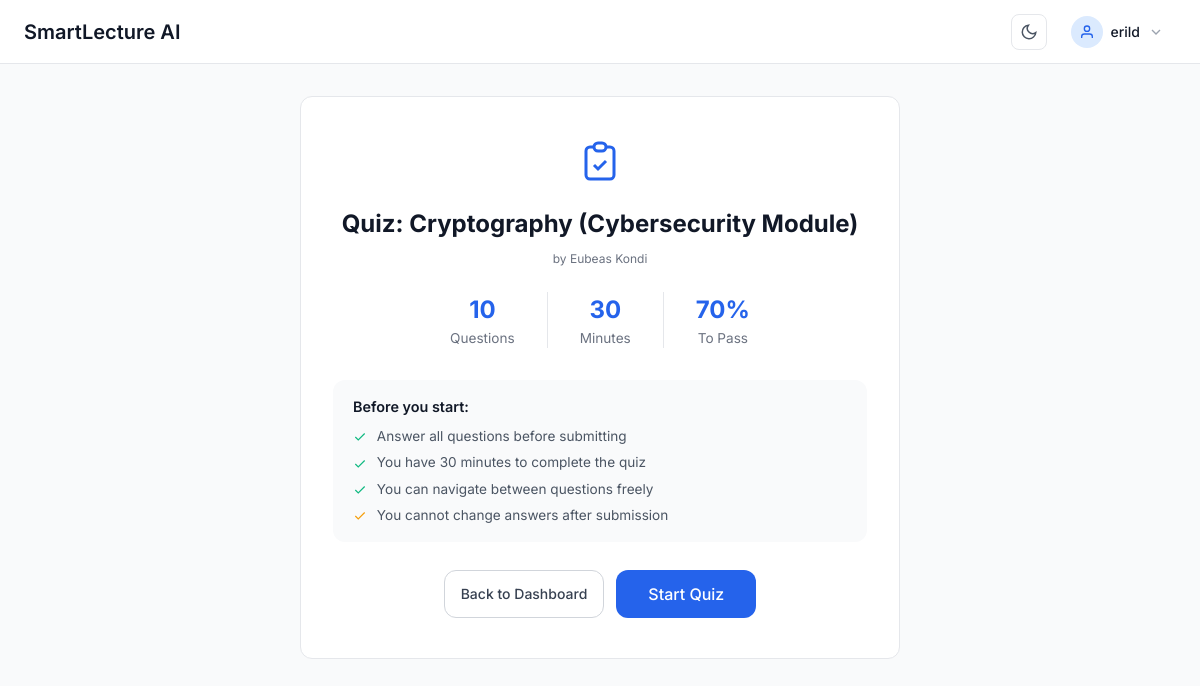
Page /student/quiz/5/preview/ (signed in) on the committed database.
### quiz_app/models.py (models this page shows, shortened)
class User(AbstractUser):
    ROLE_CHOICES = [
        ('teacher', 'Teacher'),
        ('student', 'Student'),
    ]
    email = models.EmailField(unique=True)  # ✅ add this
    role = models.CharField(max_length=10, choices=ROLE_CHOICES)
    security_question = models.CharField(
        max_length=32, choices=SECURITY_QUESTIONS, blank=True, default=''
    )
    security_answer_hash = models.CharField(max_length=255, blank=True, default='')
    class Meta:
        db_table = 'users'

class Quiz(models.Model):
    STATUS_CHOICES = [
        ('draft', 'Draft'),
        ('published', 'Published'),
    ]
    title = models.CharField(max_length=255)
    teacher = models.ForeignKey(User, on_delete=models.CASCADE, related_name='quizzes')
    status = models.CharField(max_length=10, choices=STATUS_CHOICES, default='draft')
    time_limit = models.IntegerField(default=30, help_text='Time limit in minutes')
    pass_percentage = models.IntegerField(default=70, help_text='Minimum percentage to pass')
    access_code = models.CharField(max_length=6, unique=True, null=True, blank=True)
    share_token = models.CharField(max_length=12, unique=True, null=True, blank=True)
    created_at = models.DateTimeField(auto_now_add=True)
    updated_at = models.DateTimeField(auto_now=True)
    class Meta:
        db_table = 'quizzes'
        ordering = ['-created_at']
        verbose_name_plural = 'Quizzes'

### quiz_app/views.py (the view)
# urls.py: path("quiz/<int:quiz_id>/preview/", views.quiz_preview, name="quiz_preview"),
@login_required
def quiz_preview(request, quiz_id):
    role = (getattr(request.user, "role", "") or "").lower()
    if role != "student" and not request.user.is_superuser:
        return redirect("teacher:dashboard")
    quiz = get_object_or_404(Quiz, id=quiz_id, status="published")
    question_count = quiz.questions.count()
    previous_attempts = QuizAttempt.objects.filter(
        quiz=quiz, student=request.user
    ).order_by("-started_at")[:5]
    return render(request, "student/quiz_preview.html", {
        "show_sidebar": False,
        "quiz": quiz,
        "question_count": question_count,
        "previous_attempts": previous_attempts,
    })

### templates/student/quiz_preview.html (shortened to what this page needs)
{% extends 'base.html' %}
{% load static %}
{% block content %}
<div class="page-container" style="max-width: 600px; margin: 0 auto;">
    <div class="card" style="padding: 40px 32px; text-align: center; margin-bottom: 24px;">
        <svg width="48" height="48" viewBox="0 0 24 24" fill="none" stroke="var(--color-primary)" stroke-width="1.5" style="margin-bottom: 16px;">
            <path d="M9 5H7a2 2 0 0 0-2 2v12a2 2 0 0 0 2 2h10a2 2 0 0 0 2-2V7a2 2 0 0 0-2-2h-2"></path>
            <rect x="9" y="3" width="6" height="4" rx="2"></rect>
            <path d="M9 14l2 2 4-4"></path>
        </svg>
        <h2 style="font-size: 1.5rem; font-weight: 700; margin-bottom: 8px;">{{ quiz.title }}</h2>
        <p class="text-muted" style="margin-bottom: 24px;">by {{ quiz.teacher.get_full_name|default:quiz.teacher.username }}</p>
        <div style="display: flex; justify-content: center; gap: 32px; margin-bottom: 32px;">
            <div>
                <div style="font-size: 1.5rem; font-weight: 700; color: var(--color-primary);">{{ question_count }}</div>
                <div class="text-muted" style="font-size: 0.85rem;">Questions</div>
            </div>
            <div>
                <div style="font-size: 1.5rem; font-weight: 700; color: var(--color-primary);">{{ quiz.time_limit }}</div>
                <div class="text-muted" style="font-size: 0.85rem;">Minutes</div>
            </div>
            <div>
                <div style="font-size: 1.5rem; font-weight: 700; color: var(--color-primary);">{{ quiz.pass_percentage }}%</div>
                <div class="text-muted" style="font-size: 0.85rem;">To Pass</div>
            </div>
        </div>
        <div style="text-align: left; background: var(--color-gray-50); border-radius: var(--border-radius-lg); padding: 16px 20px; margin-bottom: 28px;">
            <p style="font-weight: 600; font-size: 0.9rem; margin-bottom: 8px;">Before you start:</p>
            <ul style="list-style: none; padding: 0; display: flex; flex-direction: column; gap: 6px; font-size: 0.85rem; color: var(--color-gray-600);">
                <li>
                    <svg width="14" height="14" viewBox="0 0 24 24" fill="none" stroke="var(--color-success)" stroke-width="2" style="vertical-align: middle; margin-right: 6px;"><polyline points="20 6 9 17 4 12"></polyline></svg>
                    Answer all questions before submitting
                </li>
                <li>
                    <svg width="14" height="14" viewBox="0 0 24 24" fill="none" stroke="var(--color-success)" stroke-width="2" style="vertical-align: middle; margin-right: 6px;"><polyline points="20 6 9 17 4 12"></polyline></svg>
                    You have {{ quiz.time_limit }} minutes to complete the quiz
                </li>
                <li>
                    <svg width="14" height="14" viewBox="0 0 24 24" fill="none" stroke="var(--color-success)" stroke-width="2" style="vertical-align: middle; margin-right: 6px;"><polyline points="20 6 9 17 4 12"></polyline></svg>
                    You can navigate between questions freely
                </li>
                <li>
                    <svg width="14" height="14" viewBox="0 0 24 24" fill="none" stroke="var(--color-warning)" stroke-width="2" style="vertical-align: middle; margin-right: 6px;"><polyline points="20 6 9 17 4 12"></polyline></svg>
                    You cannot change answers after submission
                </li>
            </ul>
        </div>
        <div style="display: flex; gap: 12px; justify-content: center;">
            <a href="{% url 'student:dashboard' %}" class="btn btn-outline">Back to Dashboard</a>
            <a href="{% url 'student:quiz' quiz.id %}" class="btn btn-primary" style="padding: 12px 32px; font-size: 1rem;">
                Start Quiz
            </a>
        </div>
    </div>
</div>
{% endblock %}

### templates/components/navbar.html (shortened to what this page needs)
{% load static %}
<header class="navbar">
    <div class="navbar-container">
        <h1 class="navbar-title">SmartLecture AI</h1>
        <div class="navbar-profile" style="display: flex; align-items: center;">
            {% include 'components/theme_toggle.html' %}
            <div class="profile-dropdown" onclick="toggleDropdown()">
                <div class="profile-avatar">
                    <svg class="icon-user" viewBox="0 0 24 24" fill="none" stroke="currentColor" stroke-width="2">
                        <path d="M20 21v-2a4 4 0 0 0-4-4H8a4 4 0 0 0-4 4v2"></path>
                        <circle cx="12" cy="7" r="4"></circle>
                    </svg>
                </div>
                <div class="profile-info">
                    <div class="profile-name">{{ user.get_full_name|default:user.username }}</div>
                </div>
                <svg class="icon-chevron" viewBox="0 0 24 24" fill="none" stroke="currentColor" stroke-width="2">
                    <polyline points="6 9 12 15 18 9"></polyline>
                </svg>
            </div>
        </div>
    </div>
</header>

### static/css/styles.css (style rules this page uses)
:root { --color-primary: #2563eb; --color-primary-dark: #1d4ed8; --color-success: #10b981; --color-success-dark: #059669; --color-error: #ef4444; --color-error-dark: #dc2626; --color-warning: #f59e0b; --color-info: #3b82f6; --color-bg: #f9fafb; --color-white: #ffffff; --color-gray-50: #f9fafb; --color-gray-100: #f3f4f6; --color-gray-200: #e5e7eb; --color-gray-300: #d1d5db; --color-gray-400: #9ca3af; --color-gray-500: #6b7280; --color-gray-600: #4b5563; --color-gray-700: #374151; --color-gray-800: #1f2937; --color-gray-900: #111827; --spacing-1: 0.25rem; --spacing-2: 0.5rem; --spacing-3: 0.75rem; --spacing-4: 1rem; --spacing-5: 1.25rem; --spacing-6: 1.5rem; --spacing-8: 2rem; --border-radius: 0.5rem; --border-radius-lg: 0.75rem; --border-radius-full: 9999px; --shadow-sm: 0 1px 2px 0 rgba(0, 0, 0, 0.05); --shadow: 0 1px 3px 0 rgba(0, 0, 0, 0.1), 0 1px 2px 0 rgba(0, 0, 0, 0.06); --shadow-md: 0 4px 6px -1px rgba(0, 0, 0, 0.1), 0 2px 4px -1px rgba(0, 0, 0, 0.06); }
* { margin: 0; padding: 0; box-sizing: border-box; }
body { font-family: 'Inter', -apple-system, BlinkMacSystemFont, 'Segoe UI', sans-serif; font-size: 14px; line-height: 1.5; color: var(--color-gray-900); background-color: var(--color-bg); }
.page-container { max-width: 1400px; margin: 0 auto; }
.navbar { background: var(--color-white); border-bottom: 1px solid var(--color-gray-200); height: 64px; }
.navbar-container { padding: 0 var(--spacing-6); height: 100%; display: flex; align-items: center; justify-content: space-between; }
.navbar-title { font-size: 1.25rem; font-weight: 600; color: var(--color-gray-900); }
.navbar-profile { position: relative; }
.profile-dropdown { display: flex; align-items: center; gap: var(--spacing-2); padding: var(--spacing-2) var(--spacing-3); cursor: pointer; border-radius: var(--border-radius); transition: background-color 0.2s; }
.profile-avatar { width: 32px; height: 32px; background-color: #dbeafe; border-radius: var(--border-radius-full); display: flex; align-items: center; justify-content: center; }
.icon-user { width: 16px; height: 16px; color: var(--color-primary); }
.profile-info { text-align: left; }
.profile-name { font-size: 0.875rem; font-weight: 500; color: var(--color-gray-900); }
.icon-chevron { width: 16px; height: 16px; color: var(--color-gray-400); }
.card { background: var(--color-white); border: 1px solid var(--color-gray-200); border-radius: var(--border-radius-lg); margin-bottom: var(--spacing-6); }
.btn { display: inline-flex; align-items: center; justify-content: center; gap: var(--spacing-2); padding: 0.625rem var(--spacing-4); font-size: 0.875rem; font-weight: 500; border: none; border-radius: var(--border-radius-lg); cursor: pointer; transition: all 0.2s; text-decoration: none; }
.btn-primary { background-color: var(--color-primary); color: var(--color-white); }
.btn-outline { background-color: transparent; color: var(--color-gray-700); border: 1px solid var(--color-gray-300); }
.text-muted { font-size: 0.75rem; color: var(--color-gray-500); }

### rows in the picture
User: get_full_name "erild"
Quiz: title "Quiz: Cryptography (Cybersecurity Module)", teacher.get_full_name "Eubeas Kondi", time_limit "30", pass_percentage "70"

### other values in the picture
{{ question_count }} "10"
